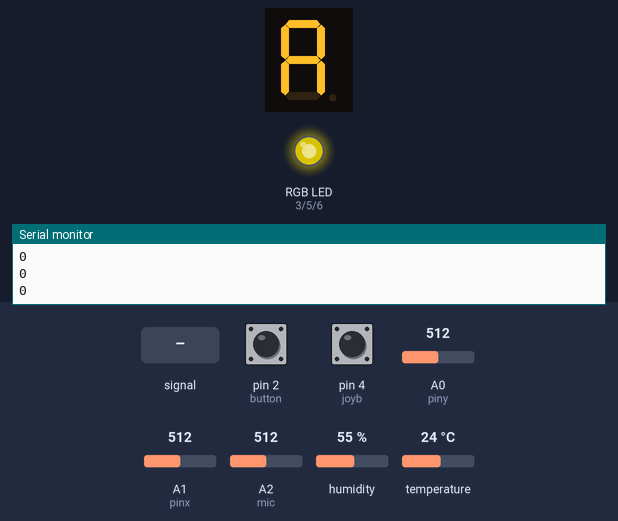
The sketch below on a simulated Arduino Uno, built with avr-gcc and run on an emulated ATmega328P. Parts: 1-digit seven-segment display, an RGB LED mixed from three pins (HIGH = lit), the last lines printed to the serial monitor. Wiring (inferred from the names in the program): 1-digit 7-segment display, segments lit when HIGH: segments pin 7, pin 8, pin 9, pin 10, pin 11, pin 12, pin 13. The test bench sets the inputs (shaded band); at power-on: pin 4 (joyb) HIGH, A2 (mic) = 512, A1 (pinx) = 512, pin 2 (button) HIGH, A0 (piny) = 512, humidity 55 %, temperature 24 °C. Dim RGB values are drawn brighter than linear; the segment pins are drawn as the display they are named for; pins used as bus, display or sensor lines are not drawn.

Above: at 1.2 s.
1.3 s: pin 4 (joyb) pulled LOW for 0.15 s
At 2.4 s:
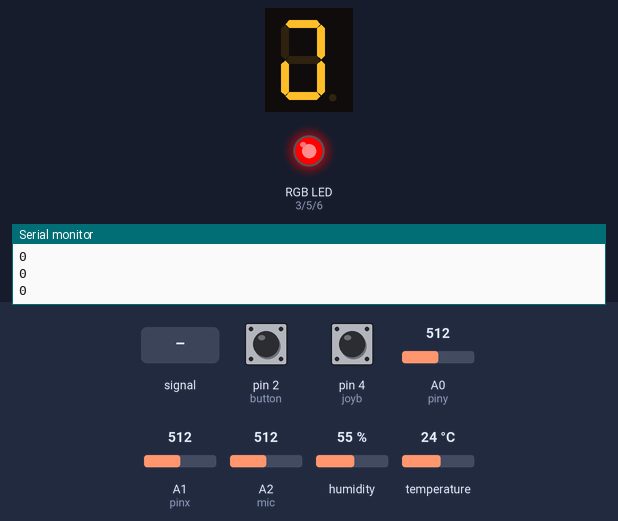
3.4 s: A2 (mic) fed a 200 Hz sine of ±460 counts around its level
At 4.8 s:
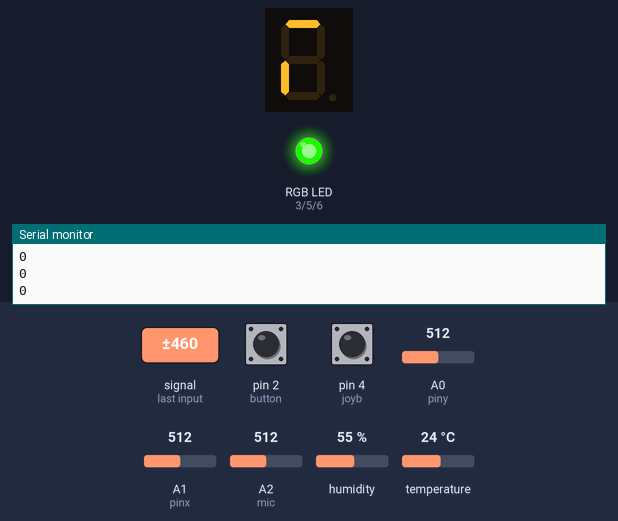
6.4 s: A2 (mic) set to 122
At 7.2 s:
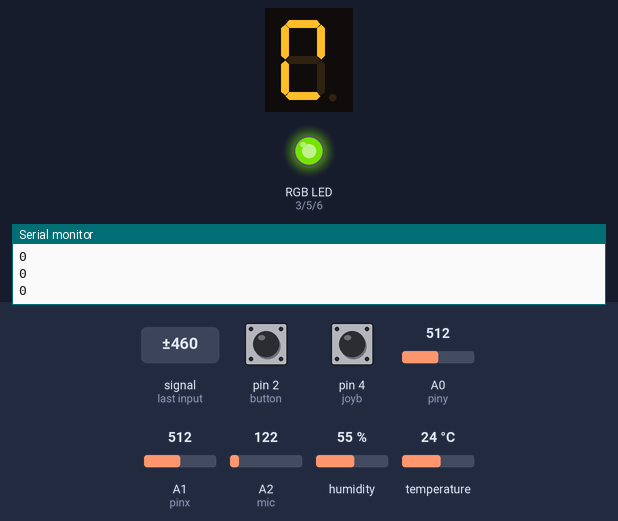
7.9 s: pin 4 (joyb) pulled LOW for 1 s
At 11.3 s:
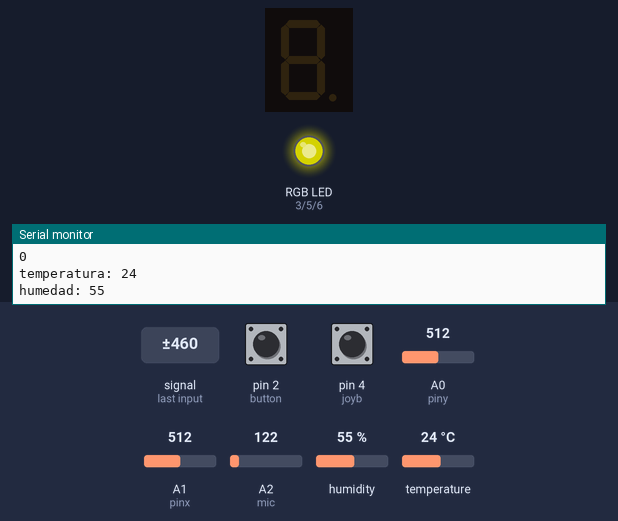
11.5 s: pin 4 (joyb) pulled LOW for 3.2 s
At 14.2 s:
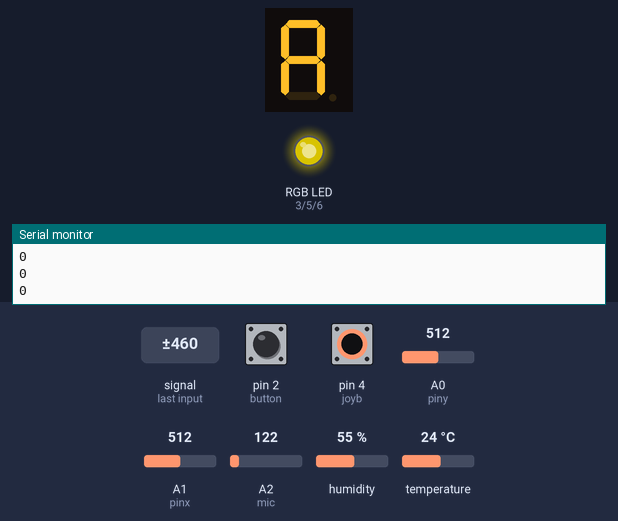
16.2 s: A1 (pinx) set to 521
At 16.9 s:
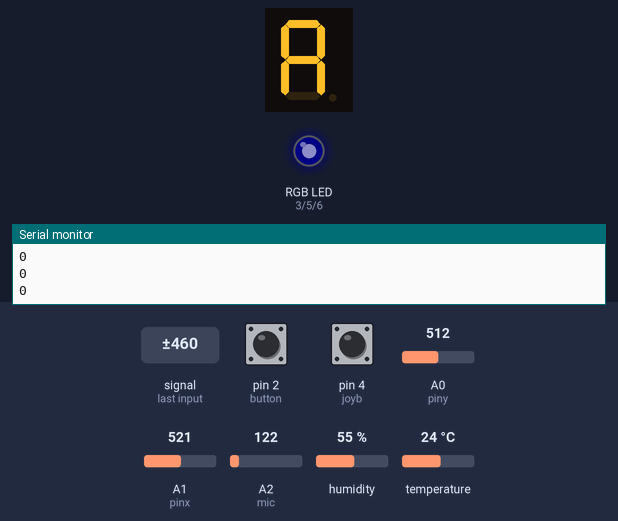
Timing chart, 0 to 18.7 s (numbered marks = the images above; inputs shaded):
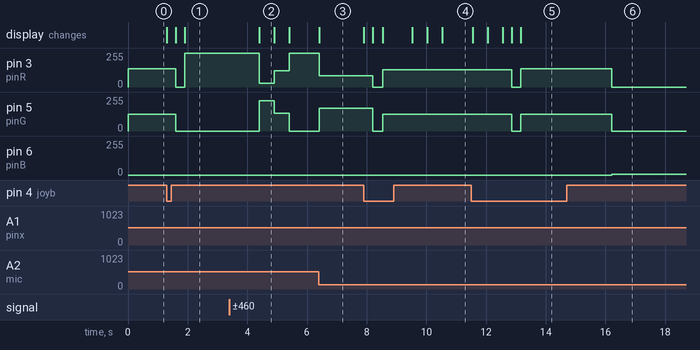

Measured:
- the behaviour switches between 512 and 513 on A1 (pinx) (found by bisection; images 5 and 6)
- after the input at 1.3 s, pin 3 (pinR): 137/255 → 0/255 after 0.30 s, → 255/255 0.30 s later; pin 5 (pinG): 124/255 → 0/255 after 0.30 s; the display: first changes at once (image 1 shows a later state)
- after the input at 3.4 s, pin 3 (pinR): 255/255 → 28/255 after 1.0 s, → 122/255 0.50 s later, → 255/255 0.50 s later; pin 5 (pinG): 0/255 → 227/255 after 1.0 s, → 133/255 0.50 s later, → 0/255 0.50 s later; the display: changes after 1.0 s (image 2)
- after the input at 6.4 s, pin 3 (pinR): 255/255 → 86/255 at once; pin 5 (pinG): 0/255 → 169/255 at once; the display: changes at once (image 3)
- after the input at 7.9 s, pin 3 (pinR): 86/255 → 0/255 after 0.31 s, → 128/255 0.32 s later; pin 5 (pinG): 169/255 → 0/255 after 0.31 s, → 127/255 0.32 s later; the display: first changes at once (image 4 shows a later state)
- after the input at 11.5 s, pin 3 (pinR): 128/255 → 0/255 after 1.4 s, → 137/255 0.30 s later; pin 5 (pinG): 127/255 → 0/255 after 1.4 s, → 124/255 0.30 s later; the display: first differs from a run without the input after 1.1 s (image 5 shows a later state)
- after the input at 16.2 s, pin 3 (pinR): 137/255 → 0/255 at once; pin 5 (pinG): 124/255 → 0/255 at once; pin 6 (pinB): 0/255 → 7/255 at once

The sketch:

BancoDePrueba.ino
```cpp
#include <DHT.h> //incluímos libbrería para sensor de temperatura y  humedad
#include <DHT_U.h>

// pins de RGB
int pinR = 3; //rojo
int pinG = 5; //verde
int pinB = 6; //azul

//pins de joystick
int pinx = A1; //eje x
int piny = A0; //eje y
int joyb = 4; //botón

//pin y variables de botón
int button = 2;
int last1 = LOW;
int last2 = LOW;
int counter1 = 0;
int counter2 = 0;

//pins de display
int A = 7; //segmento superior derecho
int B = 8; //segmento superior
int C = 9; //segmento superior izquierdo
int D = 10; //segmento central
int E = 11; //segmento inferior derecho
int F = 12; //segmento inferior
int G = 13; //segmento inferior izquierdo

//pins de sensores
int mic = A2;
int weather = A3;
#define DHTTYPE DHT11
DHT dht(weather, DHTTYPE);
#define IR A5

void setup() {

  Serial.begin(9600);
  dht.begin();

  pinMode(pinR,OUTPUT);
  pinMode(pinG,OUTPUT);
  pinMode(pinB,OUTPUT);

  pinMode(joyb,INPUT_PULLUP);

  pinMode(button,INPUT_PULLUP);

  pinMode(A,OUTPUT);
  pinMode(B,OUTPUT);
  pinMode(C,OUTPUT);
  pinMode(D,OUTPUT);
  pinMode(E,OUTPUT);
  pinMode(F,OUTPUT);
  pinMode(G,OUTPUT);

  //establecemos el RGB a 0 todos los valores
  analogWrite(pinR,0);
  analogWrite(pinG,0);
  analogWrite(pinB,0);

  //hacemos que el dipsplay empiece mostrando 0 y empiece modo default
  display(0);
  modes(0);
}


void loop() {
  //definimos variable para el contador
  int state = digitalRead(joyb);

  if (state == LOW && last1 == HIGH) { //state = el botón se presiona AHORA || last = el botón no se presionó ANTES
    counter1 = counter1 + 1; //se suma 1 al contador
    display(counter1);
    delay(300);
    display(10);
    analogWrite(pinR,0);
    analogWrite(pinG,0);
    analogWrite(pinB,0);
    delay(300);
    if (counter1 > 2) counter1 = 0; //el contador se reincia si llega al 2
    display(0);
    counter2 = 0;
    }
  last1 = state; //se actualiza el último estado luego de hacer click
  modes(counter1); //cambia el modo

}

void modes(int number) {
  switch (number) {
    case 0: {
      //definimos ejes del joystick
      int x = analogRead(pinx);
      int y = abs(1023 - analogRead(piny));

      Serial.println(counter1);

      //definimos colores del RGB
      int red = 0;
      int green = 0;
      int blue = 0; //futura idea: crear una variable amarillo para que se comporte como el azul pero en el eje x derecho

      //definimos valores y rangos de los colores
      if (x > 512) {
        //eje x izquierdo
        red = constrain(map(y,512,1023,0,255),0,255);
        green = constrain(map(y,512,0,0,255),0,255);
        blue = constrain(map(x,505,1023,0,255),0,255);
      } else {
        //eje x derecho
        red = constrain(map(y,0,1023,20,255),0,255);
        green = constrain(map(y,1000,0,0,255),0,255);
      }

      //prendemos luces RGB
      analogWrite(pinR,red);
      analogWrite(pinG,green);
      analogWrite(pinB,blue);

      //definimos contador para el display
      int state = digitalRead(button);
      if (state == LOW && last2 == HIGH) { //state = el botón se presiona AHORA || last = el botón no se presionó ANTES
        counter2 = counter2 + 1; //se suma 1 al contador
        if (counter2 > 9) counter2 = 0; //el contador se reincia si llega al 10
        display(counter2); //se ejecuta el display
      }
      last2 = state; //se actualiza el último estado luego de hacer click
      break;
    }

    case 1: {
      //definimos variables
      int levelmic = constrain(analogRead(mic),30,300); //a base de prueba y error, ajustables según entorno
      int color1 = constrain(map(levelmic,30,300,0,255),0,255); //rangos de calibración, ajustables
      int num = constrain(map(levelmic,30,300,0,9),0,9);

      //0 azul y display a escala
      analogWrite(pinB,0);
      display(num);

      if (levelmic > 55) { //si el nivel de sonido supera x número
        analogWrite(pinR,color1);
        analogWrite(pinG,255-color1); //verde proporcional al rojo
        delay(500); //para evitar cambios de luz rápidos
      } else {
        analogWrite(pinR,0);
        analogWrite(pinG,color1); //verde cuando no toma un valor mayor a x número
      }
      break;
    }

    case 2: {
      //definimos variables
      int temp = dht.readTemperature();
      int hum = dht.readHumidity();
      int color2 = constrain(map(hum,20,90,0,255),0,255);
      int dec = temp/10; //primer dígito de temperatura
      int un = temp%10; //segundo dígito de temperatura

      //definimos rgb para humedad
      if (hum > 30) {
        analogWrite(pinR,255-color2);
        analogWrite(pinG,color2);
      } else {
        analogWrite(pinR,200);
        analogWrite(pinG,0);
      }

      //mostramos display de temperatura
      delay(1000);
      display(dec);
      delay(500);
      display(un);
      delay(500);
      display(10);
      Serial.print("temperatura: ");
      Serial.println(temp);
      Serial.print("humedad: ");
      Serial.println(hum);
      break;
    }
  }
}


void display(int number) { //código del display

  //apagamos todos los segmentos primero
  digitalWrite(A, LOW);
  digitalWrite(B, LOW);
  digitalWrite(C, LOW);
  digitalWrite(D, LOW);
  digitalWrite(E, LOW);
  digitalWrite(F, LOW);
  digitalWrite(G, LOW);

  //segmento para cada número
  switch (number) {
   case 0:
      digitalWrite(A, HIGH);
      digitalWrite(B, HIGH);
      digitalWrite(C, HIGH);
      digitalWrite(E, HIGH);
      digitalWrite(F, HIGH);
      digitalWrite(G, HIGH);
      break;

    case 1:
      digitalWrite(A, HIGH);
      digitalWrite(E, HIGH);
      break;

    case 2:
      digitalWrite(A, HIGH);
      digitalWrite(B, HIGH);
      digitalWrite(D, HIGH);
      digitalWrite(F, HIGH);
      digitalWrite(G, HIGH);
      break;

    case 3:
      digitalWrite(A, HIGH);
      digitalWrite(B, HIGH);
      digitalWrite(D, HIGH);
      digitalWrite(E, HIGH);
      digitalWrite(F, HIGH);
      break;


    case 4:
      digitalWrite(A, HIGH);
      digitalWrite(C, HIGH);
      digitalWrite(D, HIGH);
      digitalWrite(E, HIGH);
      break;

    case 5:
      digitalWrite(B, HIGH);
      digitalWrite(C, HIGH);
      digitalWrite(D, HIGH);
      digitalWrite(E, HIGH);
      digitalWrite(F, HIGH);
      break;

    case 6:
      digitalWrite(B, HIGH);
      digitalWrite(C, HIGH);
      digitalWrite(D, HIGH);
      digitalWrite(E, HIGH);
      digitalWrite(F, HIGH);
      digitalWrite(G, HIGH);
      break;

    case 7:
      digitalWrite(A, HIGH);
      digitalWrite(B, HIGH);
      digitalWrite(E, HIGH);
      break;

    case 8:
      digitalWrite(A, HIGH);
      digitalWrite(B, HIGH);
      digitalWrite(C, HIGH);
      digitalWrite(D, HIGH);
      digitalWrite(E, HIGH);
      digitalWrite(F, HIGH);
      digitalWrite(G, HIGH);
      break;

    case 9:
      digitalWrite(A, HIGH);
      digitalWrite(B, HIGH);
      digitalWrite(C, HIGH);
      digitalWrite(D, HIGH);
      digitalWrite(E, HIGH);
      break;

    case 10:
      break;
  }
}
```
